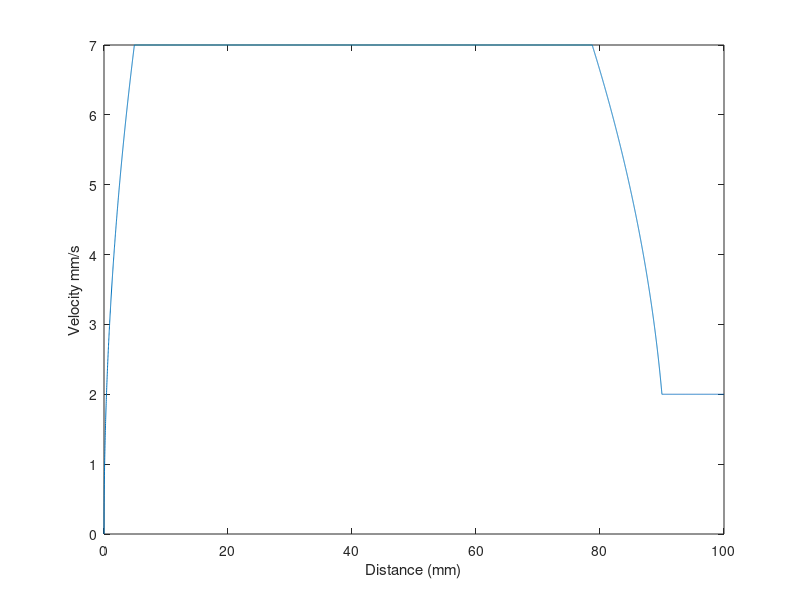

This chart was generated by the following MATLAB code:
% Inputs
S_Start_mm = 0;
S_Target_mm = 100;
V_max_mmpers = 7;
V_creep_mmpers = 2;
S_Creep_mm = 10;
S_Overrun_mm = 0;
Accel_mm_s2 = 5;
Decel_mm_s2 = -2;
S_Resolution = 0.01;

%Create array of distance to target

S_DistanceArray_mm = S_Start_mm:S_Resolution:S_Target_mm;

%Create array for velocity profie

V_VelocityArray_mmpers = zeros(1,length(S_DistanceArray_mm));

% Calculate acceleration profile

for i = 2:length(V_VelocityArray_mmpers)
    
    V_previous= V_VelocityArray_mmpers(i-1);
    
    V_VelocityArray_mmpers(i) = sqrt(V_previous^2+(2*Accel_mm_s2*S_Resolution)); % v^2 = u^2 +2as
    
end

% Limit velocity to max speed
V_VelocityArray_mmpers(V_VelocityArray_mmpers>V_max_mmpers) = V_max_mmpers;

% Calculate distance required to decelerate based on fixed deceleration
% rate and current speed
S_ReqDecelDistanceArray_mm = (V_creep_mmpers^2-V_VelocityArray_mmpers.^2)/(2*Decel_mm_s2);

% Calculate distance remaining to decelerate in
S_RemainDecelDistanceArray_mm = S_Target_mm-S_Overrun_mm-S_Creep_mm-S_DistanceArray_mm;


% Alter velocity array to decelerate when distance limits reached

for i = 2:length(V_VelocityArray_mmpers)
    
    if S_ReqDecelDistanceArray_mm(i)>=S_RemainDecelDistanceArray_mm(i) % then decelerate
    
        V_previous= V_VelocityArray_mmpers(i-1);
        V_VelocityArray_mmpers(i) = sqrt(V_previous^2+(2*Decel_mm_s2*S_Resolution)); % v^2 = u^2 +2as
        
        % limit deceleration to creep speed
        
        if V_VelocityArray_mmpers(i) <= V_creep_mmpers
            
           V_VelocityArray_mmpers(i) = V_creep_mmpers;
        end
    % need to remove complex numbers
    end 
       
end


%Test figures

%figure
plot(S_DistanceArray_mm,V_VelocityArray_mmpers)
ylabel('Velocity mm/s')
xlabel('Distance (mm)')
   
S_DistanceArray_mm = S_DistanceArray_mm';
V_VelocityArray_mmpers = V_VelocityArray_mmpers';
